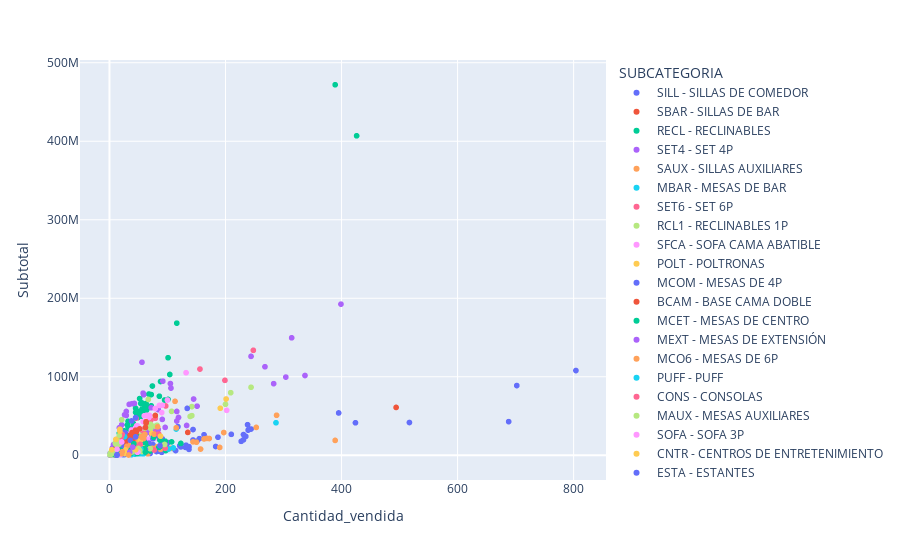

Notebook source saved alongside this figure:
### Code cell
px.scatter(df_refs,
           x="Cantidad_vendida",
           y="Subtotal",
           color="SUBCATEGORIA",
           hover_data=['REF_Combinada', 'Desc. item','DEPARTAMENTO','Precio_promedio'])
